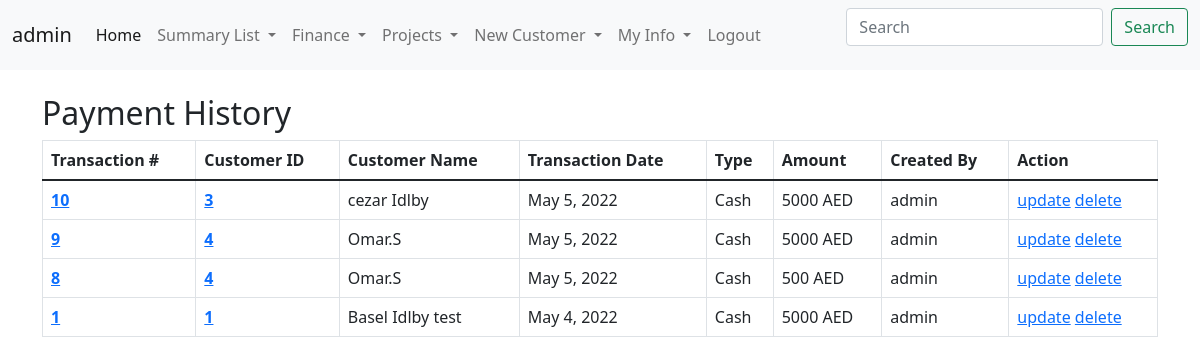
Page /PaymentHitoryList (signed in) on the earlier database version.
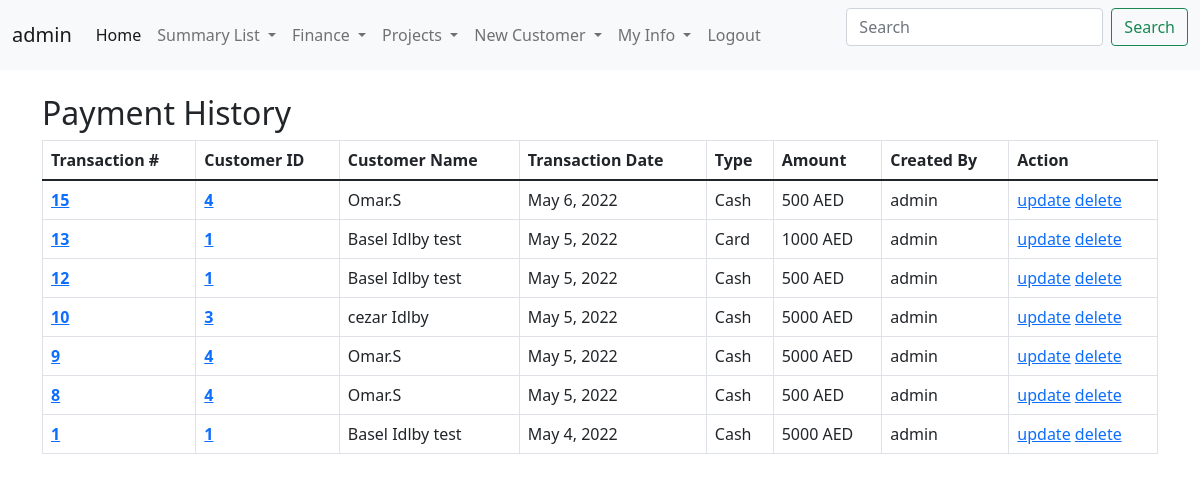
Same page on the later database version.
### CRM/models.py (models this page shows)
class paymentsModel(models.Model):
    payType = [
            ('Card', 'Card'),
            ('Cash', 'Cash')
            ]
    currency = [
        ('AED','AED'),
        {'$' , 'dollar'}
    ]
    transactionId = models.AutoField(primary_key=True)
    customerId = models.ForeignKey(CustomerInfoModel,on_delete=models.DO_NOTHING)
    paymentRef = models.CharField(max_length=100)
    transactionDate = models.DateField(default=datetime.now)
    paymentType = models.CharField(max_length=10 , choices=payType)
    paymentAmount = models.IntegerField()
    Currency = models.CharField(max_length=6 , choices=currency)
    createdBy = models.ForeignKey(User, on_delete=models.DO_NOTHING)
    GA1 = models.CharField(max_length=100 , blank=True, null=True)
    GB1 = models.BooleanField(blank=True, null=True)
    GD1 = models.DateField(blank=True, null=True)

class CustomerInfoModel(models.Model):
    customerId = models.AutoField(primary_key=True)
    customerName = models.CharField(max_length=100 , unique=True)
    country = models.ForeignKey(countryListModel,on_delete=models.DO_NOTHING)
    address = models.CharField(max_length=150)
    mobileNumber = models.IntegerField(unique=True)
    workNumber = models.IntegerField()
    email = models.EmailField(max_length=50 , unique=True)
    userLogin = models.OneToOneField(settings.AUTH_USER_MODEL,related_name="b" ,  on_delete=models.DO_NOTHING , null=True , blank=True )
    createdBy = models.ForeignKey(User, on_delete=models.DO_NOTHING)
    active = models.BooleanField(default=True)
    GA1 = models.CharField(max_length=100 , blank=True, null=True)
    GA2 = models.CharField(max_length=100 , blank=True, null=True)
    GA3 = models.CharField(max_length=100 , blank=True, null=True)
    GA4 = models.CharField(max_length=100 , blank=True, null=True)
    GB1 = models.BooleanField(default=False , blank=True, null=True)
    GB2 = models.BooleanField(default=False , blank=True, null=True)
    GB3 = models.BooleanField(default=False , blank=True, null=True)
    GB4 = models.BooleanField(default=False , blank=True, null=True)
    GD1 = models.DateField(blank=True, null=True)
    GD2 = models.DateField(blank=True, null=True)
    GD3 = models.DateField(blank=True, null=True)
    def __str__(self) -> str:
        return f"{self.customerName}"

### CRM/views.py (the view)
# urls.py: path('PaymentHitoryList',views.PaymentHistory,name='PaymentHitoryList'),
@login_required
def PaymentHistory(request):
    PyamentHitoryList = paymentsModel.objects.all().order_by('-transactionId')
    context = {'PyamentHitoryList':PyamentHitoryList}
    return render(request,'CRM/PaymentHistoryList.html',context)

### CRM/templates/CRM/PaymentHistoryList.html (shortened to what this page needs)
{% include 'CRM/base.html' %}
{% include 'CRM/navbar.html' %}
{% block content %}
<div class="container-lg">
    <h2>Payment History</h2>
<table class="table table-bordered">
    <thead>
      <tr>
        <th scope="col">Transaction #</th>
        <th scope="col">Customer ID</th>
        <th scope="col">Customer Name</th>
        <th scope="col">Transaction Date</th>
        <th scope="col">Type</th>
        <th scope="col">Amount</th>
        <th scope="col">Created By</th>
        <th scope="col">Action</th>
      </tr>
    </thead>
    <tbody>
      <tr>
          {% for x in PyamentHitoryList %}
        <th scope="row" ><a href="/customerProfile/{{x.transactionId}}">{{x.transactionId}}</a></th>
        <th scope="row" ><a href="/customerProfile/{{x.customerId_id}}">{{x.customerId_id}}</a></th>
        <td>{{x.customerId}}</td>
        <td>{{x.transactionDate}}</td>
        <td>{{x.paymentType}}</td>
        <td>{{x.paymentAmount}} {{x.Currency}}</td>
        <td>{{x.createdBy}}</td>
        <td ><a href="NewPayment">update</a> <a href="deletePayment/{{x.transactionId}}">delete</a></td>
      </tr>
      {% endfor %}
    </tbody>
  </table>
</div>
{%  endblock %}

Differences in the rows shown:
added paymentsModel: transactionId "15", customerId_id "4", customerId "Omar.S", transactionDate "May 6, 2022", paymentType "Cash", paymentAmount "500", Currency "AED", createdBy "admin"
added paymentsModel: transactionId "13", customerId_id "1", customerId "Basel Idlby test", transactionDate "May 5, 2022", paymentType "Card", paymentAmount "1000", Currency "AED", createdBy "admin"
added paymentsModel: transactionId "12", customerId_id "1", customerId "Basel Idlby test", transactionDate "May 5, 2022", paymentType "Cash", paymentAmount "500", Currency "AED", createdBy "admin"
